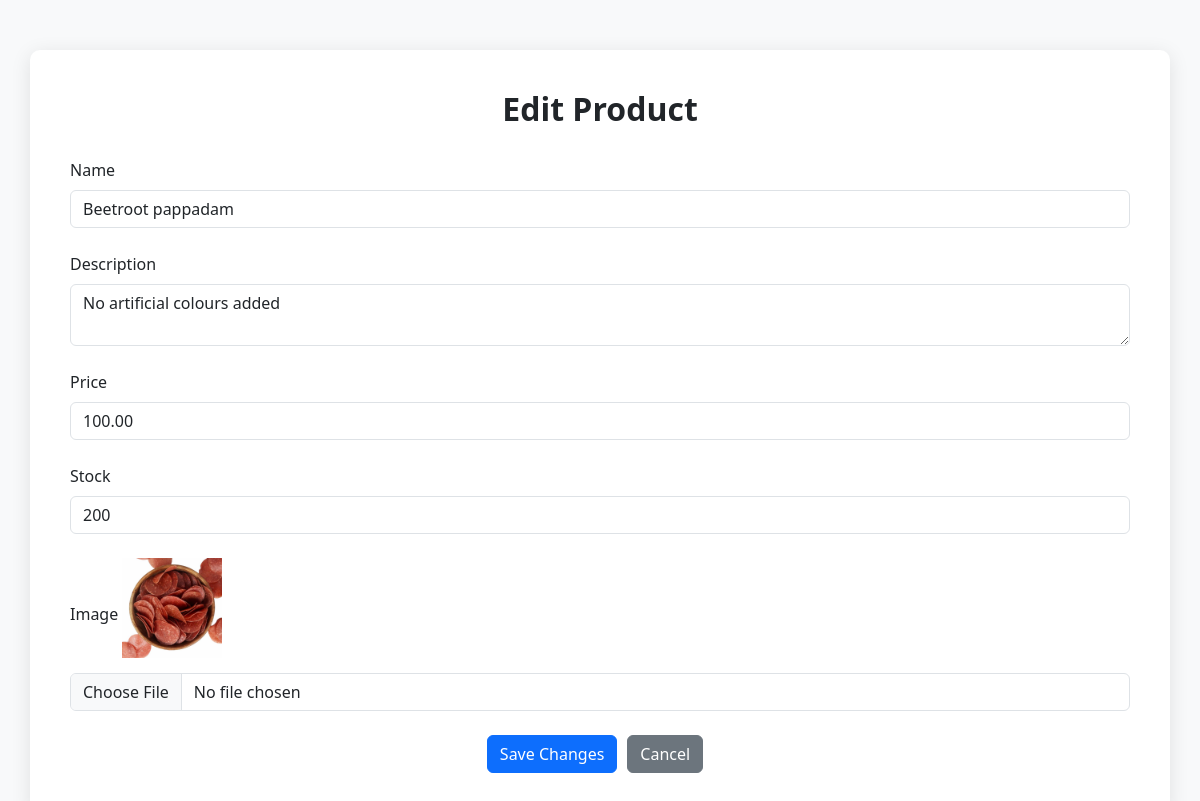
/product/11/edit/, run on the app's committed database.
### myapp/models.py (models this page shows, shortened)
class Product(models.Model):
    CATEGORY_CHOICES = [
        ('masala pappad', 'Masala Pappad'),
        ('pepper pappad', 'Pepper Pappad'),
        ('mini pappad', 'Mini Pappad'),
        ('pappad', 'Pappad'),
        ('beetroot pappad', 'Beetroot Pappad'),
        ('all', 'All')
    ]
    category = models.CharField(max_length=20, choices=CATEGORY_CHOICES)
    name = models.CharField(max_length=200)
    description = models.TextField()
    price = models.DecimalField(max_digits=10, decimal_places=2)
    stock = models.PositiveIntegerField()
    image = models.ImageField(upload_to='product_images/', blank=True, null=True)
    created_at = models.DateTimeField(auto_now_add=True)
    updated_at = models.DateTimeField(auto_now=True)
    is_active = models.BooleanField(default=True)
    is_deleted = models.BooleanField(default=False)

### myapp/views.py (the view, shortened to what this page needs)
# urls.py: path('product/<int:pk>/edit/', views.product_edit, name='product_edit'),
def product_edit(request, pk):
    product = get_object_or_404(Product, pk=pk)
    return render(request, 'edit_product.html', {'product': product})

### template/edit_product.html (shortened to what this page needs)
<!DOCTYPE html>
<html lang="en">
<head>
    <link href="https://cdn.jsdelivr.net/npm/bootstrap@5.3.3/dist/css/bootstrap.min.css" rel="stylesheet">
</head>
<body>
    <div class="container edit-product-container">
        <h2 class="text-center">Edit Product</h2>
        <form method="post" enctype="multipart/form-data">
            <div class="mb-4">
                <label for="name" class="form-label">Name</label>
                <input type="text" id="name" name="name" class="form-control" value="{{ product.name }}" required>
            </div>
            <div class="mb-4">
                <label for="description" class="form-label">Description</label>
                <textarea id="description" name="description" class="form-control" required>{{ product.description }}</textarea>
            </div>
            <div class="mb-4">
                <label for="price" class="form-label">Price</label>
                <input type="number" id="price" name="price" step="0.01" class="form-control" value="{{ product.price }}" required>
            </div>
            <div class="mb-4">
                <label for="stock" class="form-label">Stock</label>
                <input type="number" id="stock" name="stock" class="form-control" value="{{ product.stock }}" required>
            </div>
            <div class="mb-4">
                <label for="image" class="form-label">Image</label>
                {% if product.image %}
                    <img src="{{ product.image.url }}" alt="{{ product.name }}" class="image-preview">
                {% endif %}
                <input type="file" id="image" name="image" class="form-control">
            </div>
            <div class="d-flex justify-content-center">
                <button type="submit" class="btn btn-primary btn-custom">Save Changes</button>
                <a href="{% url 'product_list' %}" class="btn btn-secondary btn-custom">Cancel</a>
            </div>
        </form>
    </div>
</body>
</html>

### template/edit_product.html (style rules this page uses)
body { background-color: #f8f9fa; }
.edit-product-container { background-color: #ffffff; border-radius: 10px; box-shadow: 0 4px 20px rgba(0, 0, 0, 0.1); padding: 40px; margin-top: 50px; }
h2 { margin-bottom: 30px; font-weight: bold; }
.btn-custom { margin-right: 10px; }
.image-preview { max-width: 100px; margin-bottom: 15px; }

### data on the page
Product: name "Beetroot pappadam", description "No artificial colours added", price "100.00", stock "200", image (picture)
